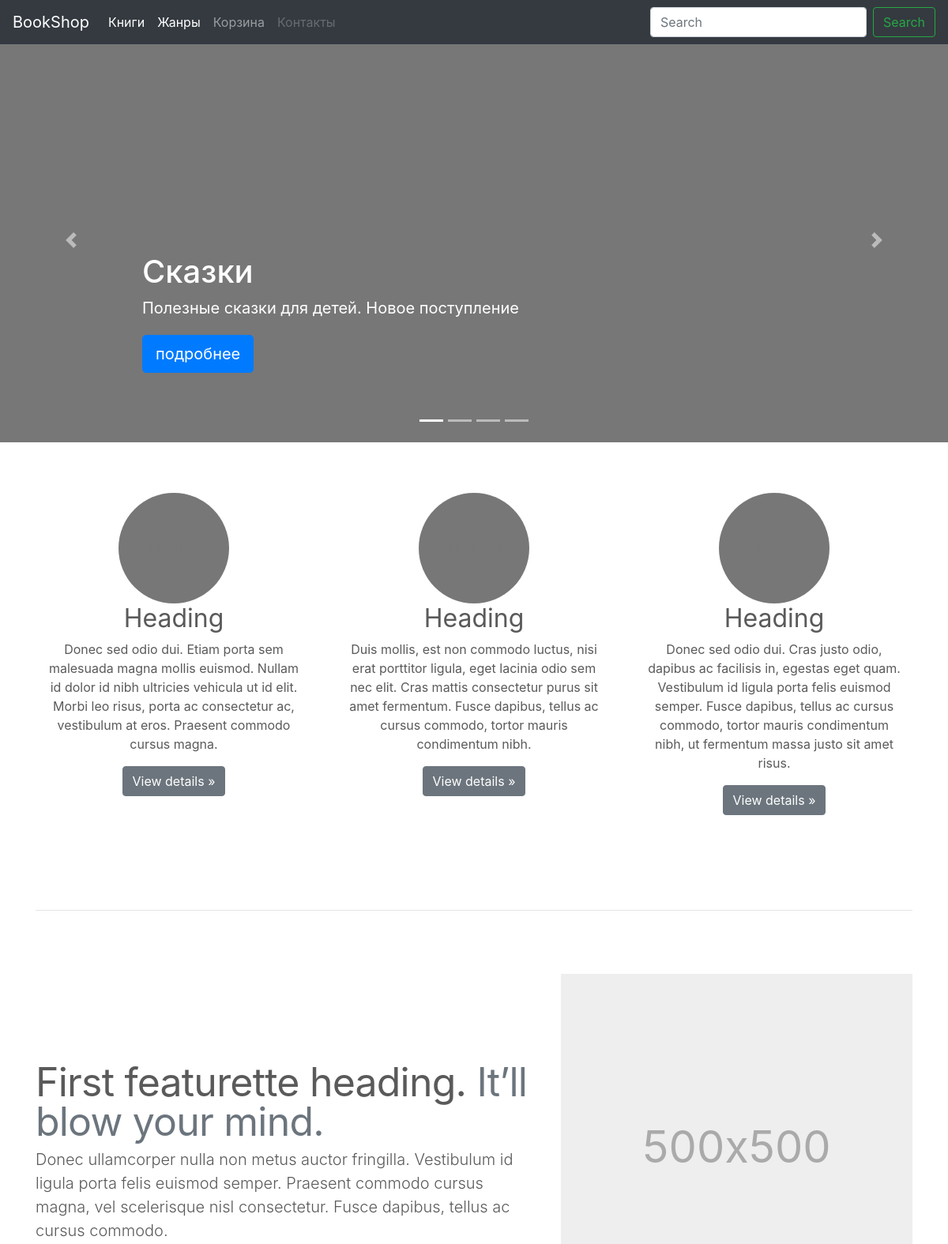
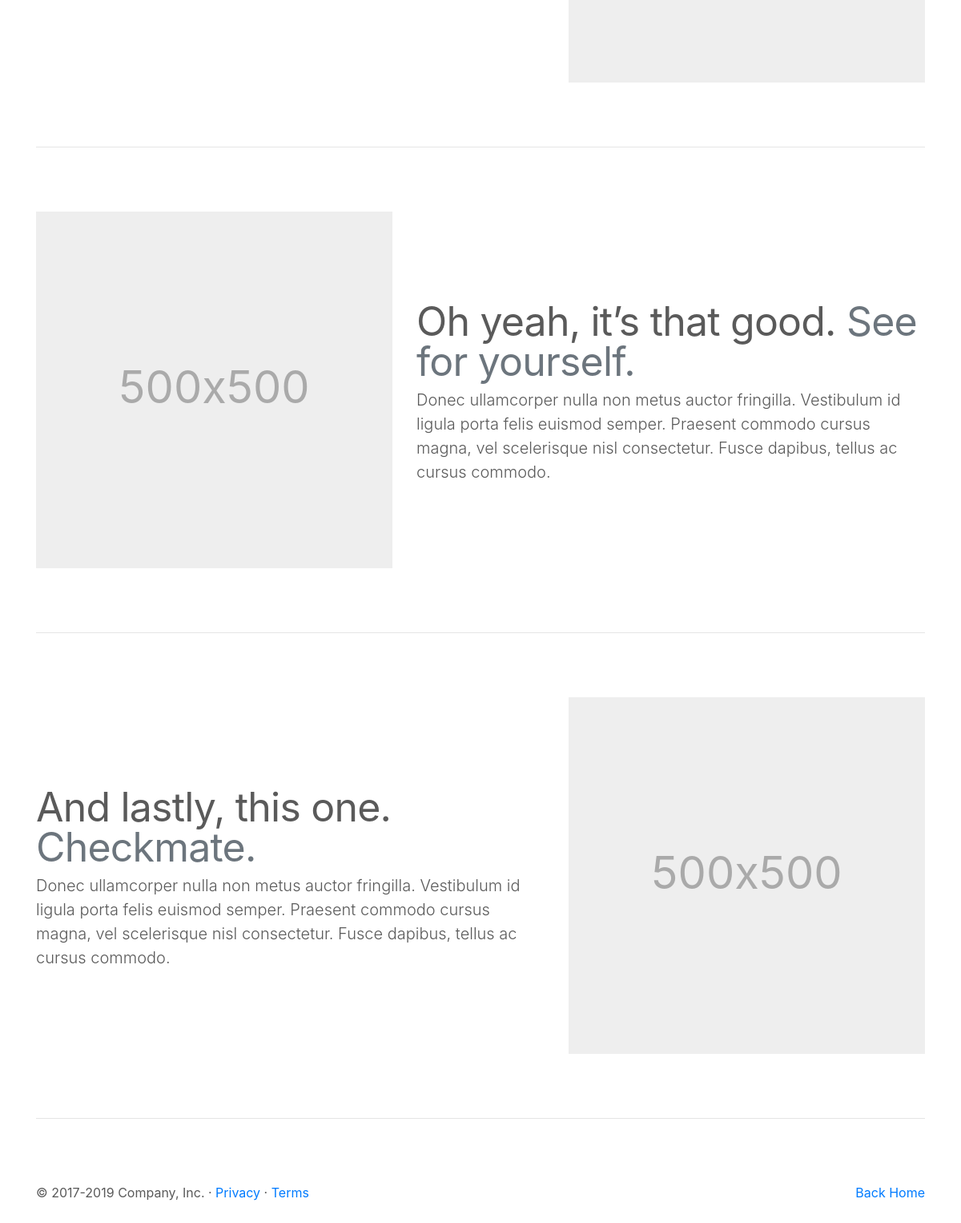
The page / on the database its author committed (2 pictures, top to bottom).
### main/models.py (models this page shows, shortened)
class Carousel(models.Model):
    name=models.CharField(max_length=50, verbose_name="Название слайда")
    text=models.TextField (blank=True, null=True, verbose_name="Текст для отображения")
    image=models.ImageField(upload_to='carousel/', blank=True, null=True, verbose_name="картинка карусели")
    link = models.CharField(max_length=100, verbose_name="Ссылка перехода" , blank=True, null=True)
    button = models.CharField(max_length=50, verbose_name="Название перехода", blank=True, null=True, default = 'Подробнее ...')

### main/views.py (the view)
# urls.py: path('', views.ViewMain.as_view(), name="main"),
class ViewMain(ListView):
    template_name = 'main.html'
    model=Carousel

### main/templates/main.html (shortened to what this page needs)
{% extends 'base.html' %}
{% block content %}
    <div id="myCarousel" class="carousel slide" data-ride="carousel">
        <ol class="carousel-indicators">
            {% for obj in object_list %}
                {% if  forloop.first%}
                    <li data-target="#myCarousel" data-slide-to="{{forloop.count}}" class="active"></li>
                {% else %}
                    <li data-target="#myCarousel" data-slide-to="{{forloop.count}}"></li>
                {% endif %}
            {% endfor %}
        </ol>
        <div class="carousel-inner">
            {% for obj in object_list %}
                {% if  forloop.first%}
                    <div class="carousel-item active">
                {% else %}
                    <div class="carousel-item">
                {% endif %}
                        <svg class="bd-placeholder-img" width="100%" height="100%" xmlns="http://www.w3.org/2000/svg" preserveAspectRatio="xMidYMid slice" focusable="false" role="img"><rect width="100%" height="100%" fill="#777"/></svg>
                        <div class="container">
                            <div class="carousel-caption text-left">
                                {% if obj.image%}
                                    <a href="{{obj.link}}"><img class="img-fluid" src="{{obj.image.url}}" max-height="80%"></a>
                                {% else %}
                                    {% if obj.name %}
                                        <h1>{{obj.name}}</h1>
                                    {% endif %}
                                    {% if obj.text %}
                                        <p>{{obj.text}}</p>
                                    {% endif %}
                                    <p><a class="btn btn-lg btn-primary" href="{{obj.link}}" role="button">{{obj.button}}</a></p>
                                {% endif %}
                            </div>
                        </div>
                    </div>
            {% endfor %}
        </div>
        <a class="carousel-control-prev" href="#myCarousel" role="button" data-slide="prev">
            <span class="carousel-control-prev-icon" aria-hidden="true"></span>
        </a>
        <a class="carousel-control-next" href="#myCarousel" role="button" data-slide="next">
            <span class="carousel-control-next-icon" aria-hidden="true"></span>
        </a>
    </div>
  <div class="container marketing">
    <div class="row">
      <div class="col-lg-4">
        <h2>Heading</h2>
        <p>Donec sed odio dui. Etiam porta sem malesuada magna mollis euismod. Nullam id dolor id nibh ultricies vehicula ut id elit. Morbi leo risus, porta ac consectetur ac, vestibulum at eros. Praesent commodo cursus magna.</p>
        <p><a class="btn btn-secondary" href="#" role="button">View details &raquo;</a></p>
      </div>
      <div class="col-lg-4">
        <h2>Heading</h2>
        <p>Duis mollis, est non commodo luctus, nisi erat porttitor ligula, eget lacinia odio sem nec elit. Cras mattis consectetur purus sit amet fermentum. Fusce dapibus, tellus ac cursus commodo, tortor mauris condimentum nibh.</p>
        <p><a class="btn btn-secondary" href="#" role="button">View details &raquo;</a></p>
      </div>
      <div class="col-lg-4">
        <h2>Heading</h2>
        <p>Donec sed odio dui. Cras justo odio, dapibus ac facilisis in, egestas eget quam. Vestibulum id ligula porta felis euismod semper. Fusce dapibus, tellus ac cursus commodo, tortor mauris condimentum nibh, ut fermentum massa justo sit amet risus.</p>
        <p><a class="btn btn-secondary" href="#" role="button">View details &raquo;</a></p>
      </div>
    </div>
    <hr class="featurette-divider">
    <div class="row featurette">
      <div class="col-md-7">
        <h2 class="featurette-heading">First featurette heading. <span class="text-muted">It’ll blow your mind.</span></h2>
        <p class="lead">Donec ullamcorper nulla non metus auctor fringilla. Vestibulum id ligula porta felis euismod semper. Praesent commodo cursus magna, vel scelerisque nisl consectetur. Fusce dapibus, tellus ac cursus commodo.</p>
      </div>
      <div class="col-md-5">
        <svg class="bd-placeholder-img bd-placeholder-img-lg featurette-image img-fluid mx-auto" width="500" height="500" xmlns="http://www.w3.org/2000/svg" preserveAspectRatio="xMidYMid slice" focusable="false" role="img" aria-label="Placeholder: 500x500"><title>Placeholder</title><rect width="100%" height="100%" fill="#eee"/><text x="50%" y="50%" fill="#aaa" dy=".3em">500x500</text></svg>
      </div>
    </div>
    <hr class="featurette-divider">
    <div class="row featurette">
      <div class="col-md-7 order-md-2">
        <h2 class="featurette-heading">Oh yeah, it’s that good. <span class="text-muted">See for yourself.</span></h2>
        <p class="lead">Donec ullamcorper nulla non metus auctor fringilla. Vestibulum id ligula porta felis euismod semper. Praesent commodo cursus magna, vel scelerisque nisl consectetur. Fusce dapibus, tellus ac cursus commodo.</p>
      </div>
      <div class="col-md-5 order-md-1">
        <svg class="bd-placeholder-img bd-placeholder-img-lg featurette-image img-fluid mx-auto" width="500" height="500" xmlns="http://www.w3.org/2000/svg" preserveAspectRatio="xMidYMid slice" focusable="false" role="img" aria-label="Placeholder: 500x500"><title>Placeholder</title><rect width="100%" height="100%" fill="#eee"/><text x="50%" y="50%" fill="#aaa" dy=".3em">500x500</text></svg>
      </div>
    </div>
    <hr class="featurette-divider">
    <div class="row featurette">
      <div class="col-md-7">
        <h2 class="featurette-heading">And lastly, this one. <span class="text-muted">Checkmate.</span></h2>
        <p class="lead">Donec ullamcorper nulla non metus auctor fringilla. Vestibulum id ligula porta felis euismod semper. Praesent commodo cursus magna, vel scelerisque nisl consectetur. Fusce dapibus, tellus ac cursus commodo.</p>
      </div>
      <div class="col-md-5">
        <svg class="bd-placeholder-img bd-placeholder-img-lg featurette-image img-fluid mx-auto" width="500" height="500" xmlns="http://www.w3.org/2000/svg" preserveAspectRatio="xMidYMid slice" focusable="false" role="img" aria-label="Placeholder: 500x500"><title>Placeholder</title><rect width="100%" height="100%" fill="#eee"/><text x="50%" y="50%" fill="#aaa" dy=".3em">500x500</text></svg>
      </div>
    </div>
    <hr class="featurette-divider">
  </div>
{% endblock  %}

### static/carousel.css (style rules this page uses)
body { padding-top: 3rem; padding-bottom: 3rem; color: #5a5a5a; }
.carousel { margin-bottom: 4rem; }
.carousel-caption { bottom: 3rem; z-index: 10; }
.carousel-item { height: 32rem; }
.marketing .col-lg-4 { margin-bottom: 1.5rem; text-align: center; }
.marketing h2 { font-weight: 400; }
.marketing .col-lg-4 p { margin-right: .75rem; margin-left: .75rem; }
.featurette-divider { margin: 5rem 0; }
.featurette-heading { font-weight: 300; line-height: 1; letter-spacing: -.05rem; }
@media (min-width: 40em) { .carousel-caption p { margin-bottom: 1.25rem; font-size: 1.25rem; line-height: 1.4; } }
@media (min-width: 40em) { .featurette-heading { font-size: 50px; } }
@media (min-width: 62em) { .featurette-heading { margin-top: 7rem; } }

### bookshop/templates/base.html (style rules this page uses)
.bd-placeholder-img { font-size: 1.125rem; text-anchor: middle; -webkit-user-select: none; -moz-user-select: none; -ms-user-select: none; user-select: none; }
@media (min-width: 768px) { .bd-placeholder-img-lg { font-size: 3.5rem; } }

### rows shown on the page
Carousel: name "Сказки", text "Полезные сказки для детей. Новое поступление", button "подробнее"
